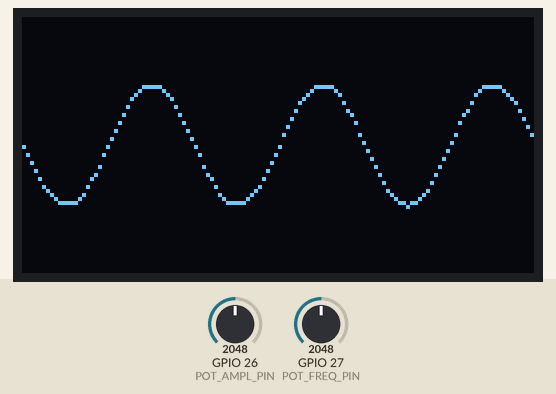
Recording of a sketch running on a simulated ESP32. Parts: 128×64 one-colour display. Inputs (shaded band) come from the test bench; at power-on: GPIO 26 (POT_AMPL_PIN) = 2048, GPIO 27 (POT_FREQ_PIN) = 2048.

Above: at 1.2 s.
1.3 s: GPIO 26 (POT_AMPL_PIN) set to 2866
At 2.5 s:
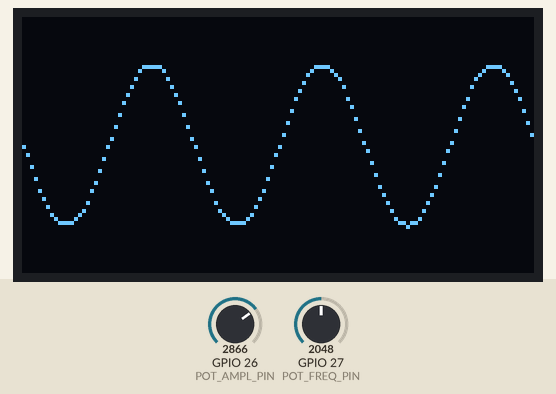
2.8 s: GPIO 27 (POT_FREQ_PIN) set to 2866
At 3.7 s:
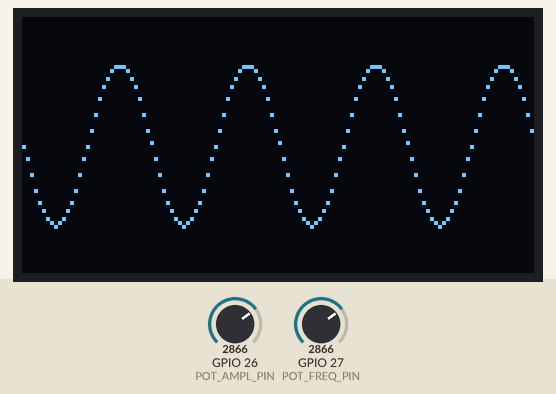
4.3 s: GPIO 26 (POT_AMPL_PIN) set to 3603
At 4.8 s:
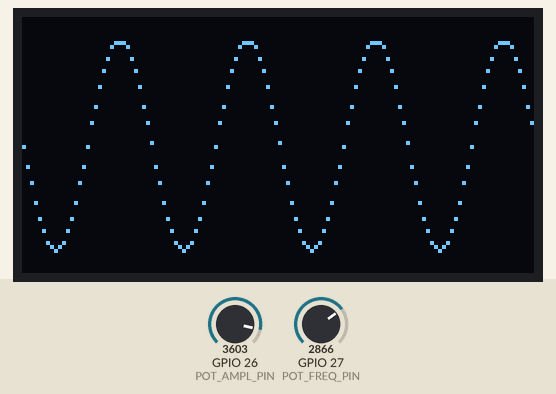
5.8 s: GPIO 27 (POT_FREQ_PIN) set to 3603
At 7.0 s:
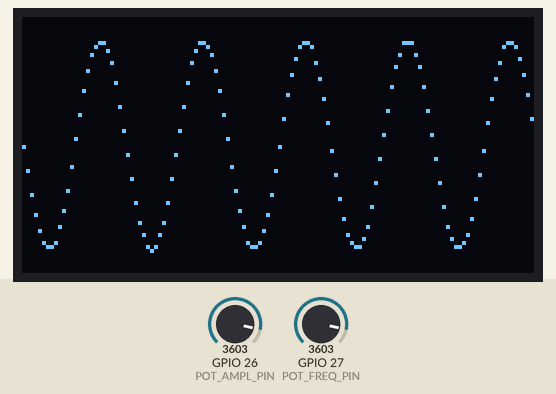
7.3 s: GPIO 26 (POT_AMPL_PIN) set to 4095
At 8.2 s:
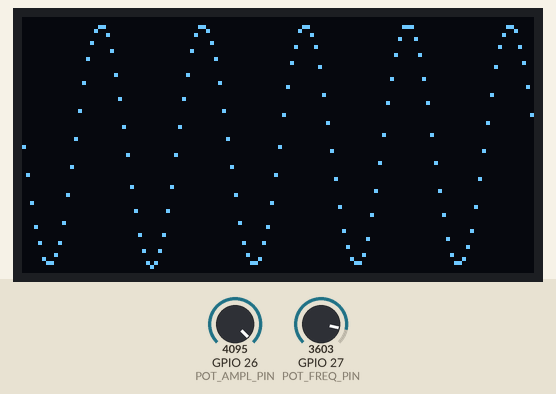
8.8 s: GPIO 27 (POT_FREQ_PIN) set to 4095
At 9.3 s:
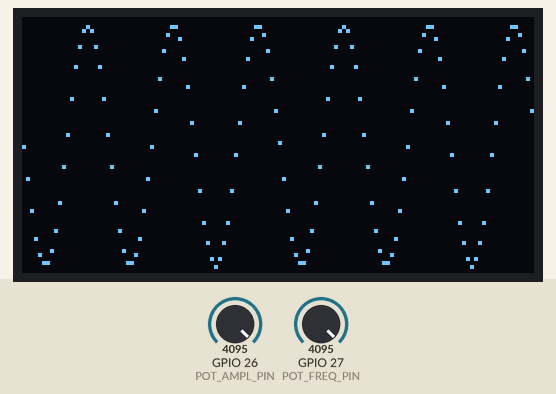
Timing chart, 0 to 11.3 s (numbered marks = the images above; inputs shaded):
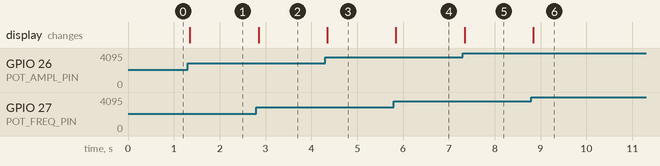

The sketch:

sketch.ino
```cpp
#include <Wire.h>
#include <Adafruit_GFX.h>
#include <Adafruit_SSD1306.h>

#define SCREEN_WIDTH 128
#define SCREEN_HEIGHT 64
Adafruit_SSD1306 display(SCREEN_WIDTH, SCREEN_HEIGHT, &Wire, -1);

const int POT_AMPL_PIN = 26;
const int POT_FREQ_PIN = 27;

int maxAmp = (SCREEN_HEIGHT / 2) - 2;        // leave 2 px margin
int rawA;
int rawF;

float amplitude;
float cycles;


void setup() {
  Wire.begin(21, 22); // SDA, SCL

  if(!display.begin(SSD1306_SWITCHCAPVCC, 0x3C)) {
    while (true); // Stop if OLED not found
  }

  display.clearDisplay();
}

void loop() {
  rawA = analogRead(POT_AMPL_PIN);
  rawF = analogRead(POT_FREQ_PIN);

  amplitude = map(rawA, 0, 4095, 0, maxAmp);
  cycles = map(rawF, 0, 4095, 0, 6);
  display.clearDisplay();

  // Draw sine wave
  for (int x = 0; x < SCREEN_WIDTH; x++) {
    // Map x to angle in radians (0 to 2*PI for one full sine wave cycle)
    float radians = (float)x * 2 * 3.14159 / SCREEN_WIDTH * cycles;

    // Calculate y, scale amplitude to fit screen height
    int y = (int)((sin(radians) * (amplitude)) + SCREEN_HEIGHT/2);

    // Draw pixel
    display.drawPixel(x, y, SSD1306_WHITE);
  }

  display.display();
}
```

Measured:
- after the input at 1.3 s, the display: changes after 0.05 s (image 1)
- after the input at 2.8 s, the display: changes after 0.05 s (image 2)
- after the input at 4.3 s, the display: changes after 0.05 s (image 3)
- after the input at 5.8 s, the display: changes at once (image 4)
- after the input at 7.3 s, the display: changes at once (image 5)
- after the input at 8.8 s, the display: changes at once (image 6)
